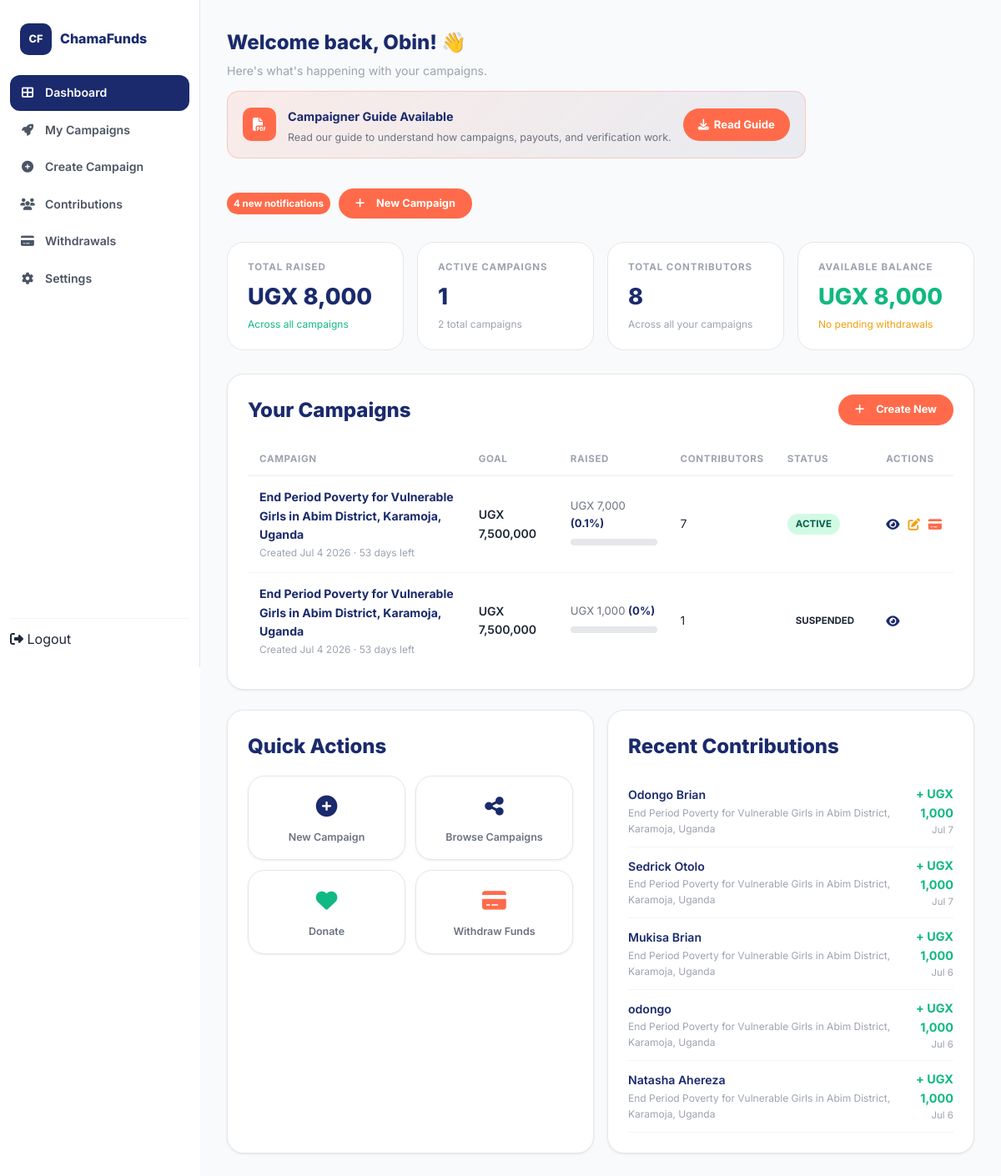
Page /dashboard.php (signed in) on the earlier database version.
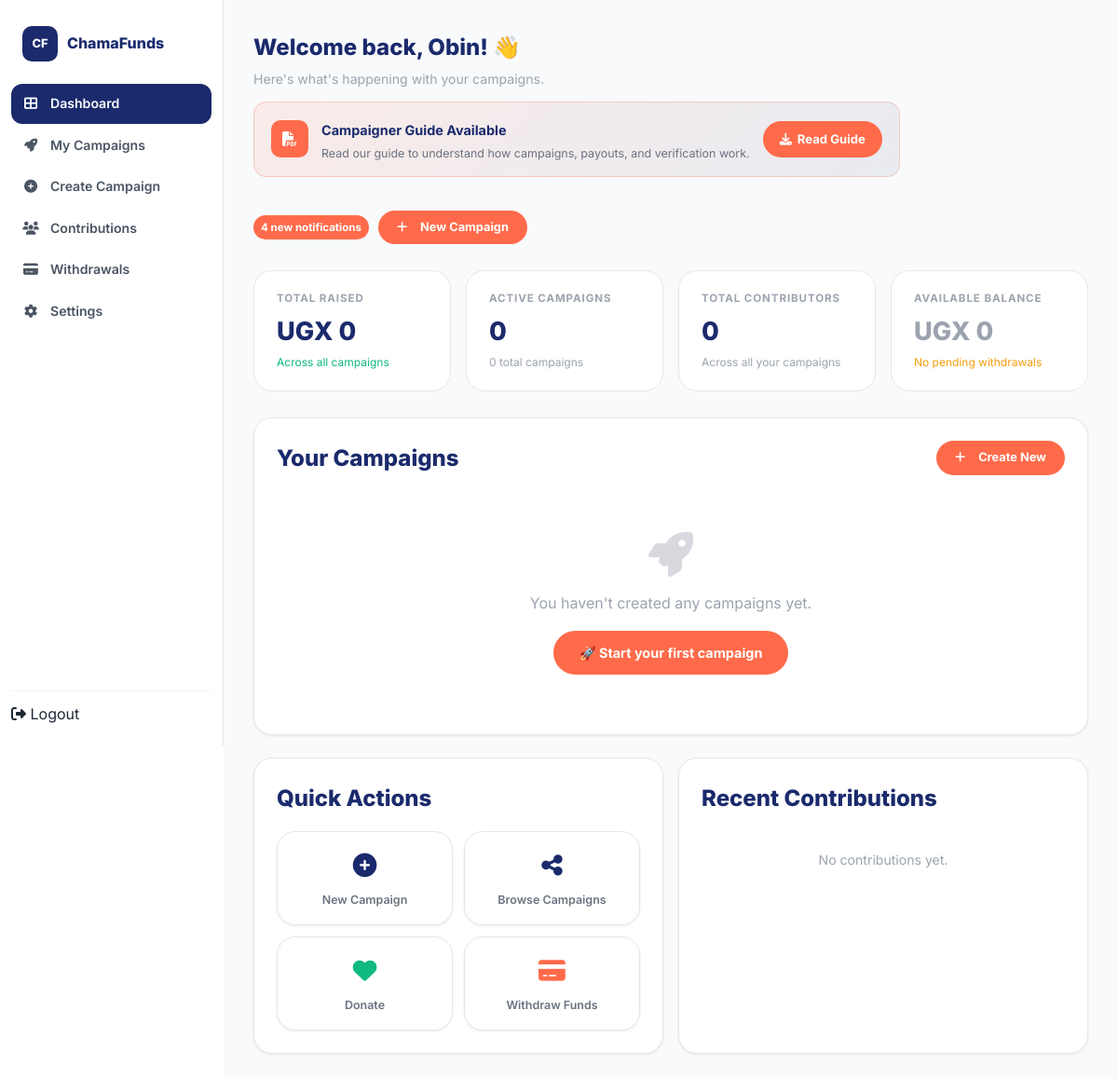
Same page on the later database version.
### tables this page shows
CREATE TABLE `campaigns` (
  `campaign_id` int(11) NOT NULL,
  `campaigner_id` int(11) NOT NULL,
  `display_name` varchar(120) DEFAULT NULL,
  `title` varchar(150) NOT NULL,
  `slug` varchar(150) NOT NULL,
  `description` text NOT NULL,
  `category` varchar(50) NOT NULL,
  `goal_amount` decimal(15,2) NOT NULL,
  `currency` varchar(3) NOT NULL DEFAULT 'UGX',
  `raised_amount` decimal(15,2) DEFAULT 0.00,
  `contributor_count` int(11) DEFAULT 0,
  `image_url` varchar(500) DEFAULT NULL,
  `mobile_money_number` varchar(20) NOT NULL,
  `mobile_money_network` varchar(50) NOT NULL,
  `status` enum('draft','active','paused','suspended','completed','flagged') DEFAULT 'draft',
  `start_date` timestamp NOT NULL DEFAULT current_timestamp(),
  `end_date` timestamp NULL DEFAULT NULL,
  `country` varchar(50) NOT NULL,
  `is_featured` tinyint(1) DEFAULT 0,
  `view_count` int(11) DEFAULT 0,
  `share_count` int(11) DEFAULT 0,
  `created_at` timestamp NOT NULL DEFAULT current_timestamp(),
  `updated_at` timestamp NOT NULL DEFAULT current_timestamp() ON UPDATE current_timestamp(),
  `multiple_images` longtext DEFAULT NULL CHECK (json_valid(`multiple_images`))
);

CREATE TABLE `donations` (
  `donation_id` int(11) NOT NULL,
  `campaign_id` int(11) NOT NULL,
  `donor_id` int(11) DEFAULT NULL,
  `donor_name` varchar(100) DEFAULT NULL,
  `donor_email` varchar(100) DEFAULT NULL,
  `donor_phone` varchar(20) NOT NULL,
  `is_anonymous` tinyint(1) DEFAULT 0,
  `amount` decimal(15,2) NOT NULL,
  `fee_percentage` decimal(5,2) NOT NULL DEFAULT 7.50,
  `fee_amount` decimal(15,2) GENERATED ALWAYS AS (`amount` * (`fee_percentage` / 100)) STORED,
  `net_amount` decimal(15,2) GENERATED ALWAYS AS (`amount` - `amount` * (`fee_percentage` / 100)) STORED,
  `tip_amount` decimal(15,2) DEFAULT 0.00,
  `status` enum('pending','completed','failed','refunded') DEFAULT 'pending',
  `transaction_reference` varchar(100) DEFAULT NULL,
  `mobile_money_network` varchar(50) NOT NULL,
  `payment_date` timestamp NULL DEFAULT NULL,
  `created_at` timestamp NOT NULL DEFAULT current_timestamp(),
  `pesapal_tracking_id` varchar(100) DEFAULT NULL,
  `currency` varchar(3) DEFAULT 'UGX',
  `iotec_transaction_id` varchar(100) DEFAULT NULL
);

### dashboard.php (the view, shortened to what the rows shown need)
<?php
require_once __DIR__ . '/includes/config.php';
$uid  = (int)$_SESSION['user_id'];
$user = $_SESSION['user'];
$myCampaigns = $conn->query(
    "SELECT c.*, ROUND((c.raised_amount / c.goal_amount) * 100, 1) AS pct,
            DATEDIFF(c.end_date, NOW()) AS days_left
     FROM campaigns c
     WHERE c.campaigner_id = $uid
     ORDER BY c.created_at DESC"
);
$recentDonations = $conn->query(
    "SELECT d.donor_name, d.is_anonymous, d.amount, d.payment_date, c.title AS campaign_title, c.currency
     FROM donations d
     JOIN campaigns c ON d.campaign_id = c.campaign_id
     WHERE c.campaigner_id = $uid AND d.status='completed'
     ORDER BY d.payment_date DESC LIMIT 5"
);
?>
<!DOCTYPE html>
<html lang="en">
<head>
  <link rel="stylesheet" href="https://cdnjs.cloudflare.com/ajax/libs/font-awesome/6.5.0/css/all.min.css" />
  <link rel="stylesheet" href="<?= BASE ?>/css/style.css" />
</head>
<body>
<div class="dashboard-layout">
  <main class="main-content">
    <div class="page-header">
      <div style="display:flex;justify-content:space-between;align-items:center;flex-wrap:wrap;gap:12px;">
        <div>
          <h1>Welcome back, <?= htmlspecialchars(explode(' ', $user['full_name'])[0]) ?>! 👋</h1>
        </div>
      </div>
    </div>
    <div class="card" style="padding:24px;margin-bottom:24px;" id="myCampaignsSection">
      <div style="display:flex;justify-content:space-between;align-items:center;margin-bottom:20px;flex-wrap:wrap;gap:12px;">
        <h2 style="font-weight:800;color:#1A2A6C;">Your Campaigns</h2>
      </div>
      <?php if ($myCampaigns && $myCampaigns->num_rows > 0): ?>
      <div class="table-wrap">
        <table>
          <thead><tr><th>Campaign</th><th>Goal</th><th>Raised</th><th>Contributors</th><th>Status</th><th>Actions</th></tr></thead>
          <tbody>
            <?php
            $myCampaigns->data_seek(0);
            while ($c = $myCampaigns->fetch_assoc()):
              $pct = min(100, (float)$c['pct']);
            ?>
            <tr>
              <td>
                <p style="font-weight:700;color:#1A2A6C;"><?= htmlspecialchars($c['title']) ?></p>
                <p style="font-size:.75rem;color:#9ca3af;">
                  Created <?= date('M j Y', strtotime($c['created_at'])) ?>
                  <?= $c['days_left'] > 0 ? ' · ' . $c['days_left'] . ' days left' : '' ?>
                </p>
              </td>
              <td style="font-weight:600;"><?= $c['currency'] ?> <?= number_format($c['goal_amount']) ?></td>
              <td>
                <p style="font-size:.82rem;color:#6b7280;margin-bottom:4px;"><?= $c['currency'] ?> <?= number_format($c['raised_amount']) ?> <span style="color:#1A2A6C;font-weight:700;">(<?= $pct ?>%)</span></p>
                <div class="progress-wrap" style="min-width:100px;"><div class="progress-fill" data-width="<?= $pct ?>%"></div></div>
              </td>
              <td><?= $c['contributor_count'] ?></td>
              <td><span class="status-badge status-<?= $c['status'] ?>"><?= ucfirst($c['status']) ?></span></td>
              <td>
                <div style="display:flex;gap:10px;color:#9ca3af;font-size:.9rem;">
                  <a href="<?= BASE ?>/campaign-detail.php?id=<?= $c['campaign_id'] ?>" title="View" style="color:#1A2A6C;"><i class="fas fa-eye"></i></a>
                  <?php if (in_array($c['status'], ['draft','active','paused'])): ?>
                  <a href="<?= BASE ?>/edit-campaign.php?id=<?= $c['campaign_id'] ?>" title="Edit campaign" style="color:#f59e0b;"><i class="fas fa-edit"></i></a>
                  <?php endif; ?>
                  <?php if ($c['status'] === 'active' && $c['raised_amount'] > 0): ?>
                  <a href="<?= BASE ?>/withdraw.php?campaign_id=<?= $c['campaign_id'] ?>" title="Withdraw" style="color:#FF6B4A;"><i class="fas fa-credit-card"></i></a>
                  <?php endif; ?>
                </div>
              </td>
            </tr>
            <?php endwhile; ?>
          </tbody>
        </table>
      </div>
      <?php endif; ?>
    </div>
    <div class="grid-2">
      <div class="card" style="padding:24px;">
        <h2 style="font-weight:800;color:#1A2A6C;margin-bottom:16px;">Quick Actions</h2>
      </div>
      <div class="card" style="padding:24px;" id="recentDonationsSection">
        <h2 style="font-weight:800;color:#1A2A6C;margin-bottom:16px;">Recent Contributions</h2>
        <?php if ($recentDonations && $recentDonations->num_rows > 0): ?>
          <?php while ($d = $recentDonations->fetch_assoc()): ?>
          <div style="display:flex;justify-content:space-between;align-items:center;padding:10px 0;border-bottom:1px solid #f3f4f6;">
            <div>
              <p style="font-weight:600;color:#1A2A6C;font-size:.88rem;"><?= $d['is_anonymous'] ? 'Anonymous' : htmlspecialchars($d['donor_name']) ?></p>
              <p style="font-size:.75rem;color:#9ca3af;"><?= htmlspecialchars($d['campaign_title']) ?></p>
            </div>
            <div style="text-align:right;">
              <p style="font-weight:700;color:#10b981;font-size:.9rem;">+ <?= $d['currency'] ?> <?= number_format($d['amount']) ?></p>
              <p style="font-size:.72rem;color:#9ca3af;"><?= date('M j', strtotime($d['payment_date'])) ?></p>
            </div>
          </div>
          <?php endwhile; ?>
        <?php else: ?>
          <p style="color:#9ca3af;font-size:.88rem;text-align:center;padding:20px 0;">No contributions yet.</p>
        <?php endif; ?>
      </div>
    </div>
  </main>
</div>
</body>
</html>

Differences in the rows shown:
removed campaigns: title "End Period Poverty for Vulnerable Girls in Abim District, Karamoja, Uganda", created_at "Jul 4 2026", days_left "53", currency "UGX", goal_amount "7,500,000", raised_amount "7,000", pct "0.1", contributor_count "7", status "ACTIVE"
removed campaigns: title "End Period Poverty for Vulnerable Girls in Abim District, Karamoja, Uganda", created_at "Jul 4 2026", days_left "53", currency "UGX", goal_amount "7,500,000", raised_amount "1,000", pct "0", contributor_count "1", status "SUSPENDED"
removed donations: donor_name "Odongo Brian", campaign.title "End Period Poverty for Vulnerable Girls in Abim District, Karamoja, Uganda", campaign.currency "UGX", amount "1,000", payment_date "Jul 7"
removed donations: donor_name "Sedrick Otolo", campaign.title "End Period Poverty for Vulnerable Girls in Abim District, Karamoja, Uganda", campaign.currency "UGX", amount "1,000", payment_date "Jul 7"
removed donations: donor_name "Mukisa Brian", campaign.title "End Period Poverty for Vulnerable Girls in Abim District, Karamoja, Uganda", campaign.currency "UGX", amount "1,000", payment_date "Jul 6"
removed donations: donor_name "odongo", campaign.title "End Period Poverty for Vulnerable Girls in Abim District, Karamoja, Uganda", campaign.currency "UGX", amount "1,000", payment_date "Jul 6"
removed donations: donor_name "Natasha Ahereza", campaign.title "End Period Poverty for Vulnerable Girls in Abim District, Karamoja, Uganda", campaign.currency "UGX", amount "1,000", payment_date "Jul 6"
Other differences:
$totalRaised: "8,000" → "0"
$activeCnt: "1" → "0"
$myCampaigns->num_rows: "2" → "0"
$totalContribs: "8" → "0"
$availableBalance: "8,000" → "0"
text no longer shown: "CAMPAIGN GOAL RAISED CONTRIBUTORS STATUS ACTIONS"
text now shown: "You haven't created any campaigns yet. 🚀 Start your first campaign No contributions yet."
